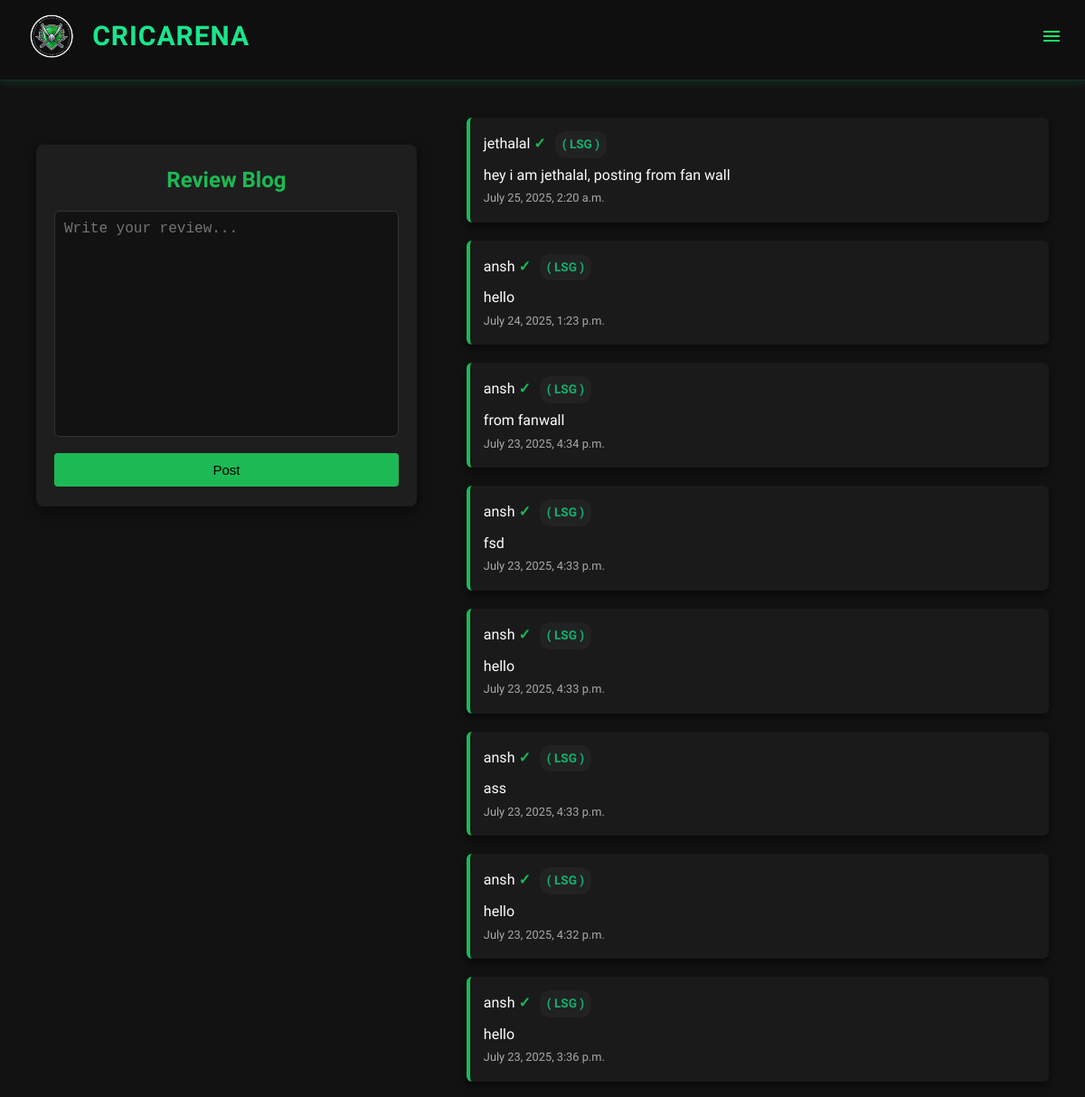
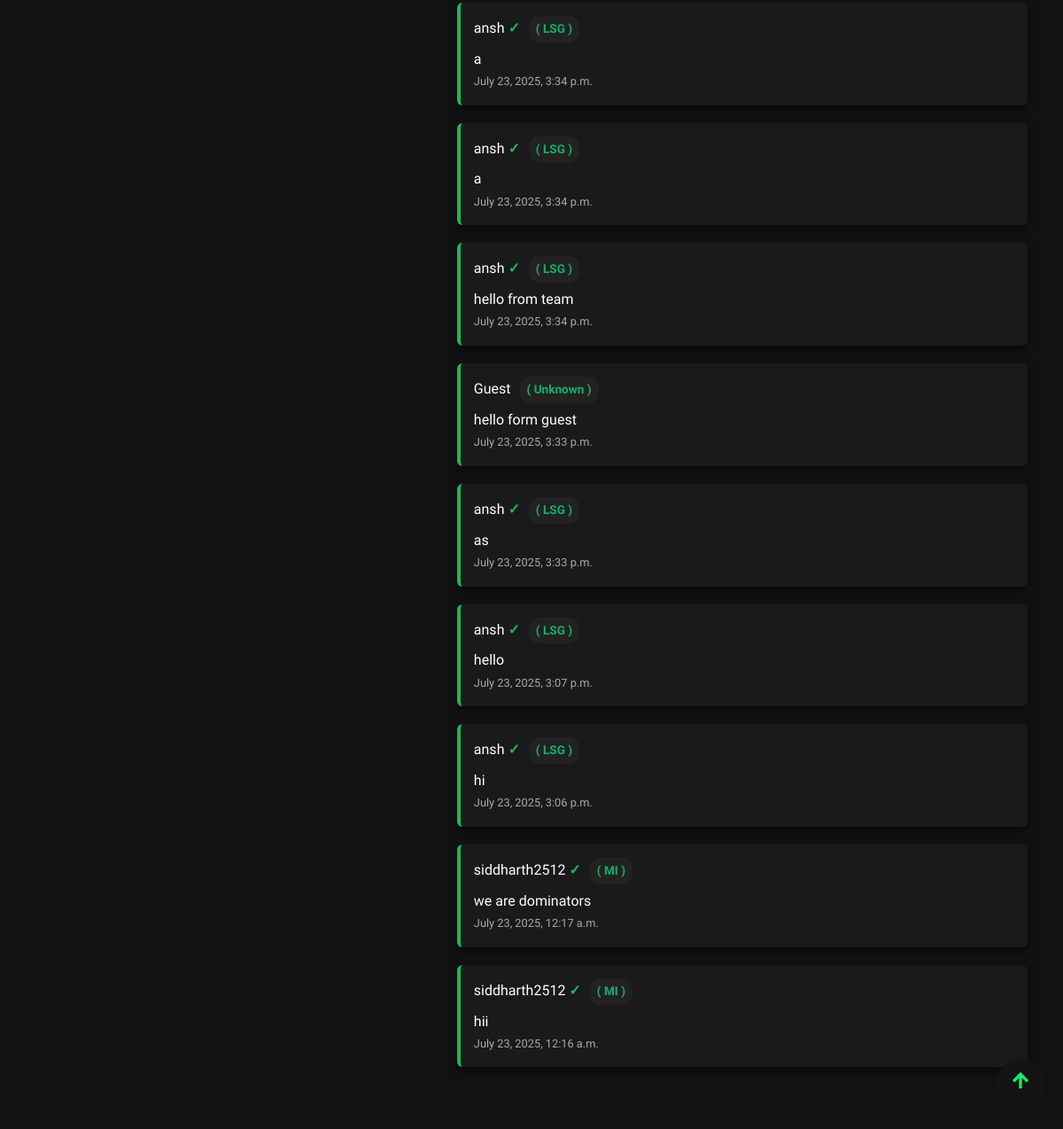
/blogpage/ (signed in), run on the app's committed database (2 pictures, top to bottom).
### blogpage/models.py (models this page shows, shortened)
class Post(models.Model):
    author_name = models.CharField(max_length=100)
    team_name = models.CharField(max_length=100)
    is_verified = models.BooleanField(default=False)
    content = models.TextField()
    created_at = models.DateTimeField(auto_now_add=True)

### blogpage/views.py (the view, shortened to what this page needs)
# urls.py: path('', blog_page, name='blogpage'),
def blog_page(request):
    posts = Post.objects.all().order_by('-created_at')
    if request.user.is_authenticated:
        team_name = getattr(request.user, 'fav_ipl_team', request.user.username)
    else:
        team_name = "Unknown"
    return render(request, 'blogpage/blog.html', {
        'posts': posts,
        'team_name': team_name
    })

### blogpage/templates/blogpage/blog.html (shortened to what this page needs)
{% load static %}
<!DOCTYPE html>
<html lang="en">
<head>
  <link rel="stylesheet" href="{% static 'styles.css' %}">
</head>
<body>
      {% include 'blogpage/navbar.html' %}
<div class="main-container">
  <div class="container">
    <h1>Review Blog</h1>
    <div class="post-form">
      <textarea id="postContent" placeholder="Write your review..."></textarea>
      <button onclick="submitPost()">Post</button>
    </div>
  </div>
    <div class="post-list" id="postList">
       {% for post in posts %}
    <div class="post">
        <span class="author-name">{{ post.author_name }}</span>
        {% if post.is_verified %}
            <span class="verified">✓</span>
        {% endif %}
        <span class="team-name">( {{ post.team_name }} )</span>
        <br>
        <p>{{ post.content }}</p>
        <small>{{ post.created_at }}</small>
    </div>
{% endfor %}
</body>
</html>

### blogpage/static/styles.css (style rules this page uses)
body { margin: 0; font-family: Arial, sans-serif; background-color: #121212; color: #fff; }
.main-container { display: flex; flex-wrap: nowrap; max-width: 1400px; margin: 30px 20px; padding: 20px; gap: 55px; }
.container { width: 42%; position: sticky; top: 160px; align-self: flex-start; background-color: #1e1e1e; padding: 20px; border-radius: 8px; box-shadow: 0 5px 15px rgba(0, 0, 0, 0.5); min-height: 400px; }
.container h1 { color: #1DB954; text-align: center; font-size: 24px; margin-bottom: 15px; }
.post-form textarea { width: 100%; height: 250px; background: #121212; border: 1px solid #333; color: white; padding: 10px; border-radius: 6px; resize: none; font-size: 16px; margin-bottom: 10px; }
.post-form button { width: 100%; background-color: #1DB954; color: #000; border: none; padding: 10px; font-size: 15px; border-radius: 4px; cursor: pointer; transition: background 0.3s; }
.post-list { width: 65%; }
.post { background-color: #1a1a1a; border-left: 4px solid #1DB954; padding: 15px; margin-bottom: 20px; border-radius: 6px; box-shadow: 0 5px 10px rgba(0, 0, 0, 0.5); animation: slideIn 0.4s forwards; transform: translateY(20px); opacity: 0; }
.verified { color: #1DB954; font-weight: bold; }
.post p { margin-top: 8px; font-size: 1rem; line-height: 1.4; }
.post small { color: #aaa; font-size: 0.8rem; }
.team-name { background-color: #222; color: rgb(18, 176, 109); font-weight: bold; padding: 4px 8px; border-radius: 12px; font-size: 0.85rem; display: inline-block; margin-left: 6px; }

### blogpage/static/navbar_style.css (style rules this page uses)
* { margin: 0; padding: 0; box-sizing: border-box; }
body { font-family: 'Urbanist','Inter', sans-serif; background-color: #121212; color: #fff; line-height: 1.6; }
body::before { content: ''; display: block; height: 80px; }

### data on the page
Post: author_name "jethalal", team_name "LSG", content "hey i am jethalal, posting from fan wall", created_at "July 25, 2025, 2:20 a.m."
Post: author_name "ansh", team_name "LSG", content "hello", created_at "July 24, 2025, 1:23 p.m."
Post: author_name "ansh", team_name "LSG", content "from fanwall", created_at "July 23, 2025, 4:34 p.m."
Post: author_name "ansh", team_name "LSG", content "fsd", created_at "July 23, 2025, 4:33 p.m."
Post: author_name "ansh", team_name "LSG", content "hello", created_at "July 23, 2025, 4:33 p.m."
Post: author_name "ansh", team_name "LSG", content "ass", created_at "July 23, 2025, 4:33 p.m."
Post: author_name "ansh", team_name "LSG", content "hello", created_at "July 23, 2025, 4:32 p.m."
Post: author_name "ansh", team_name "LSG", content "hello", created_at "July 23, 2025, 3:36 p.m."
Post: author_name "ansh", team_name "LSG", content "a", created_at "July 23, 2025, 3:34 p.m."
Post: author_name "ansh", team_name "LSG", content "a", created_at "July 23, 2025, 3:34 p.m."
Post: author_name "ansh", team_name "LSG", content "hello from team", created_at "July 23, 2025, 3:34 p.m."
Post: author_name "Guest", team_name "Unknown", content "hello form guest", created_at "July 23, 2025, 3:33 p.m."
Post: author_name "ansh", team_name "LSG", content "as", created_at "July 23, 2025, 3:33 p.m."
Post: author_name "ansh", team_name "LSG", content "hello", created_at "July 23, 2025, 3:07 p.m."
Post: author_name "ansh", team_name "LSG", content "hi", created_at "July 23, 2025, 3:06 p.m."
Post: author_name "siddharth2512", team_name "MI", content "we are dominators", created_at "July 23, 2025, 12:17 a.m."
Post: author_name "siddharth2512", team_name "MI", content "hii", created_at "July 23, 2025, 12:16 a.m."
